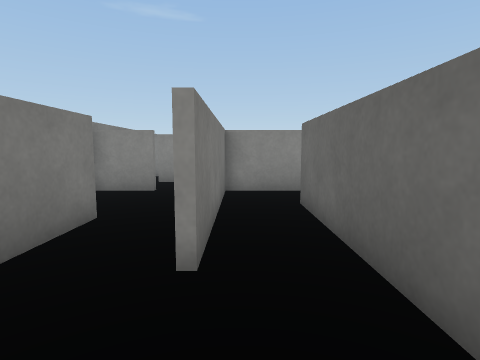
View 1 (above)

14 first-person views from a walk through a Unity game level. The camera is 0.62 m above the floor, tilts 6° down and sees 80° across. The floor is counted in squares, 0.5 m on a side. Each view is taken from the middle of a square. On the plan, view 1 faces up. The plan holds only what a view shows up to about 13 squares ahead; the rest is blank. The place goes on beyond the plan. Some animated figures are left out. Surface patterns are stand-ins for the level's own textures.

View 2
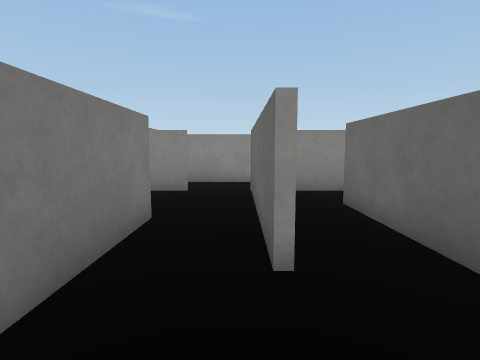

View 3
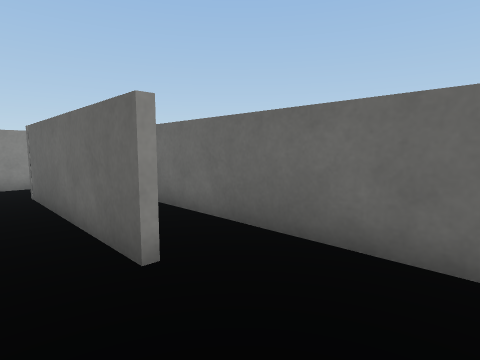

View 4
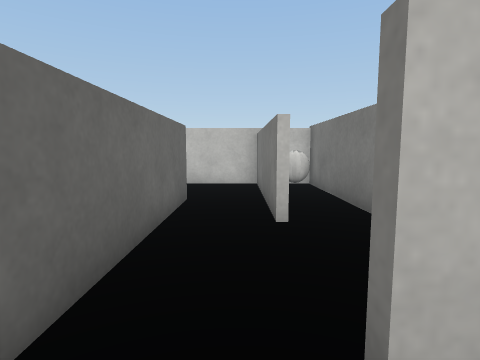

View 5
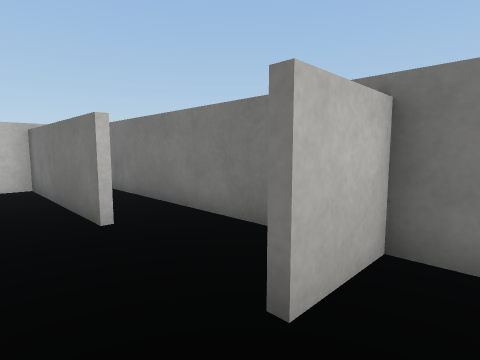

View 6
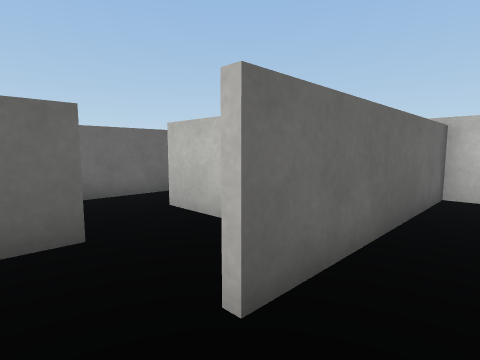

View 7
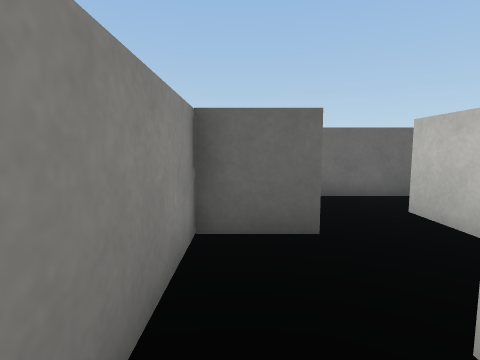

View 8
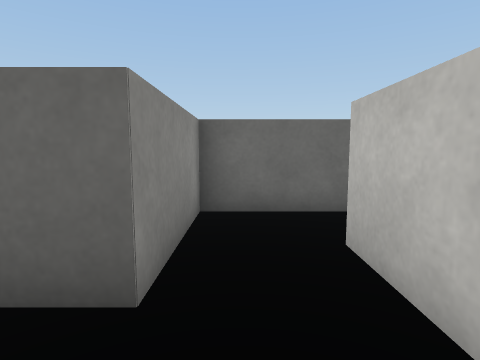

View 9
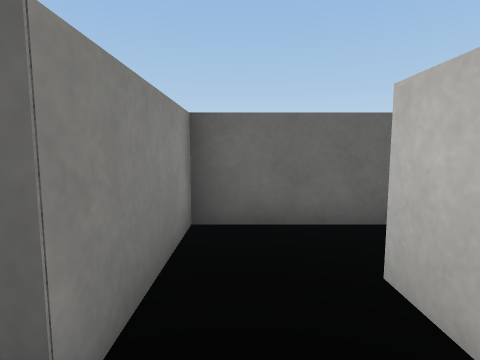

View 10
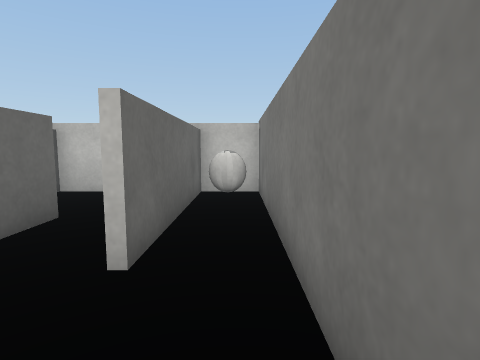

View 11
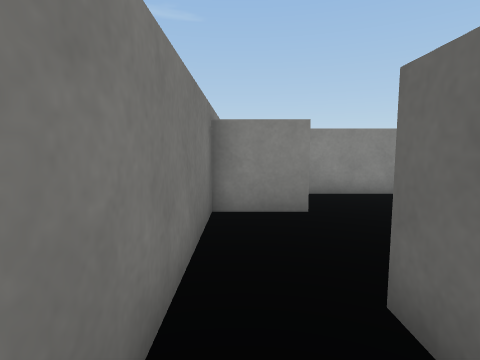

View 12
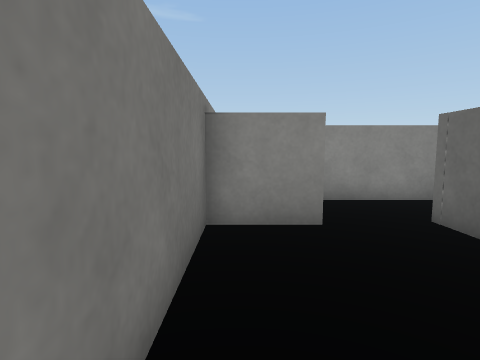

View 13
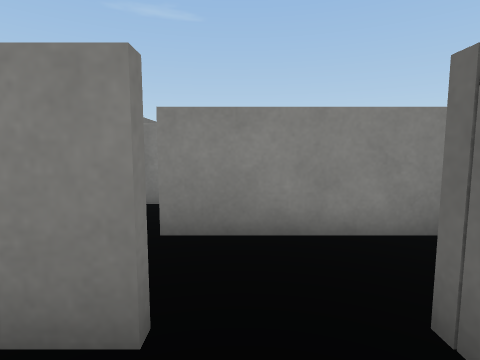

View 14
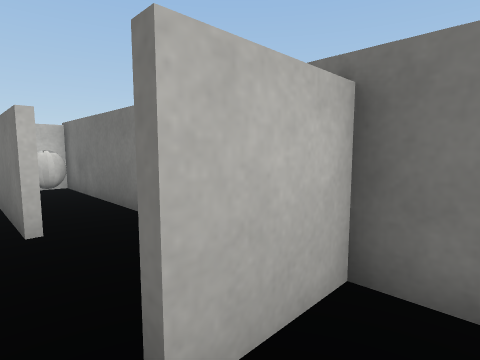

### Floor plan
Ten units are one square. View 1 is at (0, 0); x grows to the right and y downward. Boxes are objects, and circles mark ways between rooms. Rooms are numbered by the first view taken in them; rooms with no view inside come last. Other rooms are left out.
<svg viewBox="-51 -116 133 127">
<path fill="none" stroke="#000" d="M-26 -25 -26 5M-31 5 14 5 14 -24M10 -111 -32 -111M35 -46 58 -46M55 -68 41 -68 41 -87 -4 -87 -4 -28M14 -24 14 -66M-26 -52 -26 -25M-7 -28 -7 -90M-25 -87 -46 -87 -46 5 -31 5M-28 6 -28 -52M77 -46 77 -68 55 -68"/>
<circle cx="-20" cy="-30" r="3" fill="#2a7"/>
<circle cx="-20" cy="-90" r="3" fill="#2a7"/>
<circle cx="45" cy="-60" r="3" fill="#2a7"/>
<text x="-10" y="-10">1</text>
<text x="-10" y="-100">2</text>
<text x="20" y="-60">3</text>
<text x="-40" y="-50">4</text>
<text x="60" y="-60">5</text>
</svg>
Room 1 opens to room 4. Room 2 opens to room 4. Room 3 opens to room 5.

Where each view was taken, in squares from view 1:
view 1: 0 up, 0 right, facing up
view 2: 0 up, 1 left, facing up
view 3: 0 up, 2 left, facing up-right
view 4: 10 up, 2 left, facing down
view 5: 10 up, 1 left, facing down-left
view 6: 8 up, 0 right, facing down-right
view 7: 8 up, 0 right, facing right
view 8: 6 up, 2 right, facing right
view 9: 6 up, 3 right, facing right
view 10: 8 up, 4 left, facing down
view 11: 3 up, 4 left, facing up
view 12: 4 up, 4 left, facing up
view 13: 7 up, 2 left, facing up
view 14: 10 up, 2 left, facing down-left
